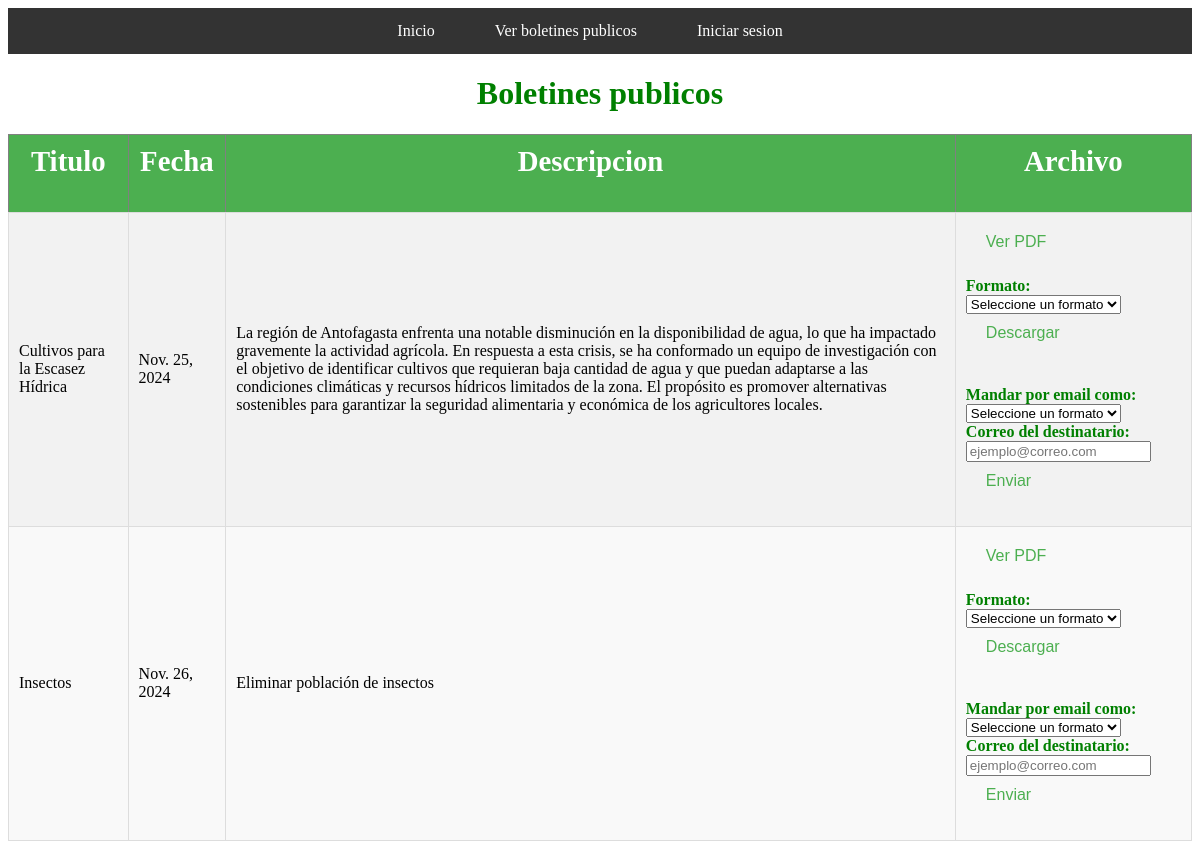
/ver_boletines/, run on the app's committed database.
### myapp/models.py (models this page shows, shortened)
class Boletin(models.Model):
    titulo = models.CharField(max_length=255)  # Título del boletín
    descripcion = models.TextField(blank=True)  # Descripción opcional del boletín
    archivo_pdf = models.FileField(upload_to='boletines_pdfs/')  # Campo para el archivo PDF
    fecha_creacion = models.DateField(auto_now_add=True)  # Fecha de publicación automática
    requerimiento = models.ForeignKey(Requerimiento,on_delete=models.CASCADE)
    es_publico = models.BooleanField(default=False)
    vistas=models.IntegerField(default=0)
    descargas=models.IntegerField(default=0)

### myapp/views.py (the view, shortened to what this page needs)
# urls.py: path('ver_boletines/', views.ver_boletines, name="ver_boletines"),
def ver_boletines(request):
    boletines = models.Boletin.objects.all()
    if request.method == 'GET':
        return render(request, VER_BOLETIN, {'Boletin': boletines})

### myapp/templates/boletines/ver_boletines.html (shortened to what this page needs)
{% extends 'menu.html' %}
{% block content %}
{% load static %}
<head>
    <link rel="stylesheet" href="{% static 'css/estilo_tablas.css' %}">
</head>
<h1 style="font-weight: bold; color: green; text-align: center;">
    Boletines publicos
</h1>
<table border = "1">
    <thead>
        <tr>
            <th><h2>Titulo</h2></th>
            <th><h2>Fecha</h2></th>
            <th><h2>Descripcion</h2></th>
            <th><h2>Archivo</h2></th>
        </tr>
    </thead>
    <tbody>
    {% for boletin in Boletin %}
            {% if boletin.es_publico == True %}
                <tr>
                    <td>{{boletin.titulo}}</td>
                    <td>{{boletin.fecha_creacion}}</td>
                    <td>{{boletin.descripcion}}</td>
                    <td>
                        <form method="post">
                            <button class="btn-invisible" type="submit">Ver PDF</button>
                        </form>
                        <form method="post">
                            <div class="form-group">
                                <label for="formato_descarga" style="font-weight: bold; color: green;">Formato: </label>
                                <select name="descargar_formato" id="formato_descarga" class="form-control" required>
                                    <option value="" disabled selected>Seleccione un formato</option>
                                </select>
                            </div>
                            <button class="btn-invisible" type="submit" name="accion" value="descargar">Descargar</button>
                        </form>
                        <br>
                        <form method="post">
                            <div class="form-group">
                                <label for="formato_email" style="font-weight: bold; color: green;">Mandar por email como: </label>
                                <select name="email_formato" id="formato_email" class="form-control" required>
                                    <option value="" disabled selected>Seleccione un formato</option>
                                </select>
                            </div>
                            <div class="form-group mt-2">
                                <label for="email_destinatario" style="font-weight: bold; color: green;">Correo del destinatario: </label>
                                <input type="email" name="email_destinatario" id="email_destinatario" class="form-control" placeholder="ejemplo@correo.com" required>
                            </div>
                            <button class="btn-invisible" type="submit" name="accion" value="enviar">Enviar</button>
                        </form>
                    </td>
                </tr>
            {% endif %}
    {% endfor %}
    </tbody>
</table>
{% endblock %}

### myapp/static/css/estilo_tablas.css (style rules this page uses)
table { width: 100%; border-collapse: collapse; margin-top: 20px; }
th, td { padding: 10px; text-align: left; }
th { background-color: #4CAF50; color: white; font-size: 1.2em; text-align: center; }
td { background-color: #f2f2f2; border: 1px solid #ddd; }
tr:nth-child(even) td { background-color: #f9f9f9; }
.btn-invisible { background: none; border: none; color: #4CAF50; font-size: 1em; padding: 10px 20px; cursor: pointer; border-radius: 5px; }

### data on the page
Boletin: titulo "Cultivos para la Escasez Hídrica", fecha_creacion "Nov. 25, 2024", descripcion "La región de Antofagasta enfrenta una notable disminución en la disponibilidad de agua, lo que ha impactado gravemente la actividad agrícola. En respuesta a esta crisis, se ha conformado un equipo de investigación con el objetivo de identificar cultivos que requieran baja cantidad de agua y que puedan adaptarse a las condiciones climáticas y recursos hídricos limitados de la zona. El propósito es promover alternativas sostenibles para garantizar la seguridad alimentaria y económica de los agricultores locales."
Boletin: titulo "Insectos", fecha_creacion "Nov. 26, 2024", descripcion "Eliminar población de insectos"
